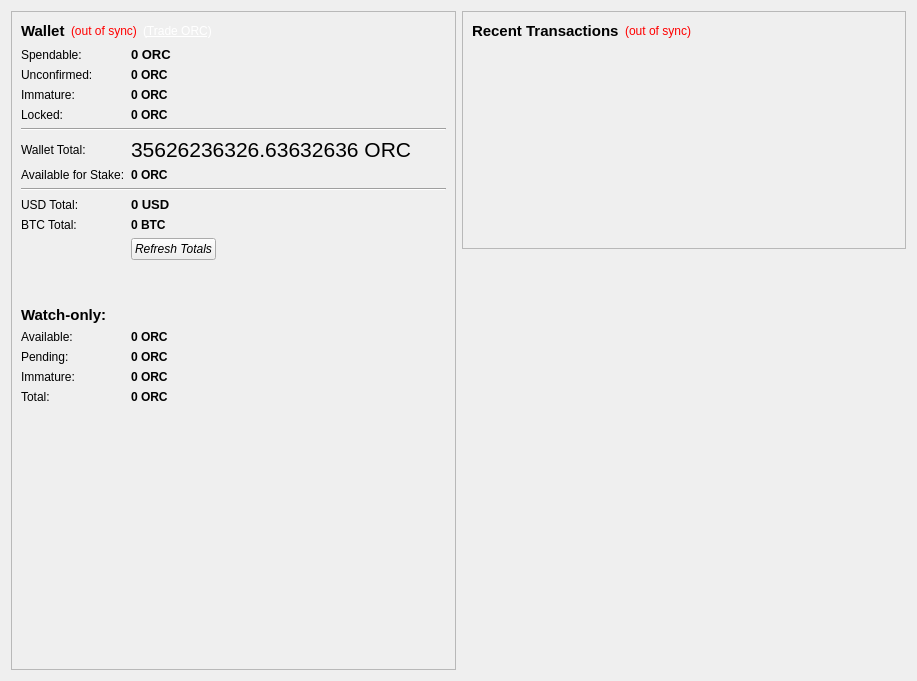
<?xml version="1.0" encoding="UTF-8"?>
<ui version="4.0">
 <class>OverviewPage</class>
 <widget class="QWidget" name="OverviewPage">
  <property name="geometry">
   <rect>
    <x>0</x>
    <y>0</y>
    <width>917</width>
    <height>681</height>
   </rect>
  </property>
  <property name="windowTitle">
   <string>Form</string>
  </property>
  <layout class="QHBoxLayout" name="horizontalLayout" stretch="1,1">
   <item>
    <layout class="QVBoxLayout" name="verticalLayout_2">
     <item>
      <widget class="QFrame" name="frame">
       <property name="frameShape">
        <enum>QFrame::StyledPanel</enum>
       </property>
       <property name="frameShadow">
        <enum>QFrame::Raised</enum>
       </property>
       <layout class="QGridLayout" name="gridLayout_2">
        <item row="0" column="0">
         <layout class="QHBoxLayout" name="horizontalLayout_4">
          <item>
           <widget class="QLabel" name="label_5">
            <property name="font">
             <font>
              <pointsize>11</pointsize>
              <weight>75</weight>
              <bold>true</bold>
             </font>
            </property>
            <property name="text">
             <string>Wallet</string>
            </property>
           </widget>
          </item>
          <item>
           <widget class="QLabel" name="labelWalletStatus">
            <property name="toolTip">
             <string>The displayed information may be out of date. Your wallet automatically synchronizes with the OrbitalCoin network after a connection is established, but this process has not completed yet.</string>
            </property>
            <property name="styleSheet">
             <string notr="true">QLabel { color: red; }</string>
            </property>
            <property name="text">
             <string notr="true">(out of sync)</string>
            </property>
            <property name="alignment">
             <set>Qt::AlignLeading|Qt::AlignLeft|Qt::AlignVCenter</set>
            </property>
           </widget>
          </item>
          <item>
           <widget class="QLabel" name="labelTradeLink">
            <property name="cursor">
             <cursorShape>PointingHandCursor</cursorShape>
            </property>
            <property name="text">
             <string>&lt;div style=&quot;color: #fff;&quot;&gt;(&lt;a href=&quot;https://www.cryptopia.co.nz/Exchange/?market=ORC_BTC&quot; style=&quot;color: #fff;&quot;&gt;Trade ORC&lt;/a&gt;)&lt;/div&gt;</string>
            </property>
            <property name="openExternalLinks">
             <bool>true</bool>
            </property>
           </widget>
          </item>
          <item>
           <spacer name="horizontalSpacer_2">
            <property name="orientation">
             <enum>Qt::Horizontal</enum>
            </property>
            <property name="sizeHint" stdset="0">
             <size>
              <width>40</width>
              <height>20</height>
             </size>
            </property>
           </spacer>
          </item>
         </layout>
        </item>
        <item row="1" column="0">
         <layout class="QGridLayout" name="gridLayout">
          <item row="7" column="0">
           <widget class="QLabel" name="labelStakeText">
            <property name="text">
             <string>Available for Stake:</string>
            </property>
           </widget>
          </item>
          <item row="7" column="1">
           <widget class="QLabel" name="labelStake">
            <property name="font">
             <font>
              <weight>75</weight>
              <bold>true</bold>
             </font>
            </property>
            <property name="cursor">
             <cursorShape>IBeamCursor</cursorShape>
            </property>
            <property name="toolTip">
             <string>Total of coins that was staked, and do not yet count toward the current balance</string>
            </property>
            <property name="text">
             <string notr="true">0 ORC</string>
            </property>
            <property name="textInteractionFlags">
             <set>Qt::LinksAccessibleByMouse|Qt::TextSelectableByKeyboard|Qt::TextSelectableByMouse</set>
            </property>
           </widget>
          </item>
          <item row="6" column="1">
           <widget class="QLabel" name="labelTotal">
            <property name="font">
             <font>
              <pointsize>16</pointsize>
              <weight>50</weight>
              <bold>false</bold>
             </font>
            </property>
            <property name="cursor">
             <cursorShape>IBeamCursor</cursorShape>
            </property>
            <property name="toolTip">
             <string>Your current total balance</string>
            </property>
            <property name="text">
             <string notr="true">35626236326.63632636 ORC</string>
            </property>
            <property name="textInteractionFlags">
             <set>Qt::LinksAccessibleByMouse|Qt::TextSelectableByKeyboard|Qt::TextSelectableByMouse</set>
            </property>
           </widget>
          </item>
          <item row="19" column="0">
           <widget class="QLabel" name="watch4">
            <property name="text">
             <string>Total:</string>
            </property>
           </widget>
          </item>
          <item row="19" column="1">
           <widget class="QLabel" name="labelWatchTotal">
            <property name="font">
             <font>
              <weight>75</weight>
              <bold>true</bold>
             </font>
            </property>
            <property name="cursor">
             <cursorShape>IBeamCursor</cursorShape>
            </property>
            <property name="toolTip">
             <string>Current total balance in watch-only addresses</string>
            </property>
            <property name="text">
             <string notr="true">0 ORC</string>
            </property>
            <property name="alignment">
             <set>Qt::AlignLeading|Qt::AlignLeft|Qt::AlignVCenter</set>
            </property>
            <property name="textInteractionFlags">
             <set>Qt::LinksAccessibleByMouse|Qt::TextSelectableByKeyboard|Qt::TextSelectableByMouse</set>
            </property>
           </widget>
          </item>
          <item row="18" column="1">
           <widget class="QLabel" name="labelWatchImmature">
            <property name="font">
             <font>
              <weight>75</weight>
              <bold>true</bold>
             </font>
            </property>
            <property name="cursor">
             <cursorShape>IBeamCursor</cursorShape>
            </property>
            <property name="toolTip">
             <string>Mined balance in watch-only addresses that has not yet matured</string>
            </property>
            <property name="text">
             <string notr="true">0 ORC</string>
            </property>
            <property name="alignment">
             <set>Qt::AlignLeading|Qt::AlignLeft|Qt::AlignVCenter</set>
            </property>
            <property name="textInteractionFlags">
             <set>Qt::LinksAccessibleByMouse|Qt::TextSelectableByKeyboard|Qt::TextSelectableByMouse</set>
            </property>
           </widget>
          </item>
          <item row="16" column="1">
           <widget class="QLabel" name="labelWatchAvailable">
            <property name="font">
             <font>
              <weight>75</weight>
              <bold>true</bold>
             </font>
            </property>
            <property name="cursor">
             <cursorShape>IBeamCursor</cursorShape>
            </property>
            <property name="toolTip">
             <string>Your current balance in watch-only addresses</string>
            </property>
            <property name="text">
             <string notr="true">0 ORC</string>
            </property>
            <property name="alignment">
             <set>Qt::AlignLeading|Qt::AlignLeft|Qt::AlignVCenter</set>
            </property>
            <property name="textInteractionFlags">
             <set>Qt::LinksAccessibleByMouse|Qt::TextSelectableByKeyboard|Qt::TextSelectableByMouse</set>
            </property>
           </widget>
          </item>
          <item row="5" column="0" colspan="3">
           <widget class="Line" name="line">
            <property name="sizePolicy">
             <sizepolicy hsizetype="Expanding" vsizetype="Fixed">
              <horstretch>0</horstretch>
              <verstretch>0</verstretch>
             </sizepolicy>
            </property>
            <property name="orientation">
             <enum>Qt::Horizontal</enum>
            </property>
           </widget>
          </item>
          <item row="11" column="0">
           <widget class="QLabel" name="btctotal">
            <property name="text">
             <string>BTC Total:</string>
            </property>
           </widget>
          </item>
          <item row="0" column="1" colspan="2">
           <widget class="QLabel" name="labelBalance">
            <property name="font">
             <font>
              <pointsize>10</pointsize>
              <weight>75</weight>
              <bold>true</bold>
             </font>
            </property>
            <property name="cursor">
             <cursorShape>IBeamCursor</cursorShape>
            </property>
            <property name="toolTip">
             <string>Your current spendable balance</string>
            </property>
            <property name="text">
             <string notr="true">0 ORC</string>
            </property>
            <property name="textInteractionFlags">
             <set>Qt::LinksAccessibleByMouse|Qt::TextSelectableByKeyboard|Qt::TextSelectableByMouse</set>
            </property>
           </widget>
          </item>
          <item row="10" column="1" colspan="2">
           <widget class="QLabel" name="labelUSDTotal">
            <property name="font">
             <font>
              <pointsize>10</pointsize>
              <weight>75</weight>
              <bold>true</bold>
             </font>
            </property>
            <property name="cursor">
             <cursorShape>IBeamCursor</cursorShape>
            </property>
            <property name="toolTip">
             <string>Your current total balance estimated in USD, Rate is not updated often</string>
            </property>
            <property name="text">
             <string>0 USD</string>
            </property>
            <property name="textInteractionFlags">
             <set>Qt::LinksAccessibleByMouse|Qt::TextSelectableByKeyboard|Qt::TextSelectableByMouse</set>
            </property>
           </widget>
          </item>
          <item row="14" column="0">
           <spacer name="verticalSpacer_3">
            <property name="orientation">
             <enum>Qt::Vertical</enum>
            </property>
            <property name="sizeType">
             <enum>QSizePolicy::Fixed</enum>
            </property>
            <property name="sizeHint" stdset="0">
             <size>
              <width>20</width>
              <height>40</height>
             </size>
            </property>
           </spacer>
          </item>
          <item row="17" column="0">
           <widget class="QLabel" name="watch2">
            <property name="text">
             <string>Pending:</string>
            </property>
           </widget>
          </item>
          <item row="3" column="1" colspan="2">
           <widget class="QLabel" name="labelImmature">
            <property name="font">
             <font>
              <weight>75</weight>
              <bold>true</bold>
             </font>
            </property>
            <property name="toolTip">
             <string>Balance from new stakes or coins that is not mature enough to be spent</string>
            </property>
            <property name="text">
             <string notr="true">0 ORC</string>
            </property>
            <property name="textInteractionFlags">
             <set>Qt::LinksAccessibleByMouse|Qt::TextSelectableByKeyboard|Qt::TextSelectableByMouse</set>
            </property>
           </widget>
          </item>
          <item row="2" column="1" colspan="2">
           <widget class="QLabel" name="labelUnconfirmed">
            <property name="font">
             <font>
              <weight>75</weight>
              <bold>true</bold>
             </font>
            </property>
            <property name="cursor">
             <cursorShape>IBeamCursor</cursorShape>
            </property>
            <property name="toolTip">
             <string>Total of transactions that have yet to be confirmed, and do not yet count toward the current balance</string>
            </property>
            <property name="text">
             <string notr="true">0 ORC</string>
            </property>
            <property name="textInteractionFlags">
             <set>Qt::LinksAccessibleByMouse|Qt::TextSelectableByKeyboard|Qt::TextSelectableByMouse</set>
            </property>
           </widget>
          </item>
          <item row="0" column="0">
           <widget class="QLabel" name="label">
            <property name="text">
             <string>Spendable:</string>
            </property>
           </widget>
          </item>
          <item row="10" column="0">
           <widget class="QLabel" name="usdtotal">
            <property name="text">
             <string>USD Total:</string>
            </property>
           </widget>
          </item>
          <item row="15" column="0" colspan="2">
           <widget class="QLabel" name="labelWatchonly">
            <property name="font">
             <font>
              <pointsize>11</pointsize>
              <weight>75</weight>
              <bold>true</bold>
             </font>
            </property>
            <property name="text">
             <string>Watch-only:</string>
            </property>
            <property name="alignment">
             <set>Qt::AlignLeading|Qt::AlignLeft|Qt::AlignVCenter</set>
            </property>
           </widget>
          </item>
          <item row="12" column="1" colspan="2">
           <widget class="QPushButton" name="refreshButton">
            <property name="sizePolicy">
             <sizepolicy hsizetype="Fixed" vsizetype="Fixed">
              <horstretch>0</horstretch>
              <verstretch>0</verstretch>
             </sizepolicy>
            </property>
            <property name="baseSize">
             <size>
              <width>0</width>
              <height>0</height>
             </size>
            </property>
            <property name="font">
             <font>
              <italic>true</italic>
             </font>
            </property>
            <property name="toolTip">
             <string>Refresh your USD and BTC estimated totals, forces price data from CMC.</string>
            </property>
            <property name="layoutDirection">
             <enum>Qt::LeftToRight</enum>
            </property>
            <property name="text">
             <string>Refresh Totals</string>
            </property>
            <property name="icon">
             <iconset resource="../bitcoin.qrc">
              <normaloff>:/icons/refresh</normaloff>:/icons/refresh</iconset>
            </property>
            <property name="autoDefault">
             <bool>false</bool>
            </property>
            <property name="default">
             <bool>false</bool>
            </property>
            <property name="flat">
             <bool>false</bool>
            </property>
           </widget>
          </item>
          <item row="3" column="0">
           <widget class="QLabel" name="labelImmatureText">
            <property name="text">
             <string>Immature:</string>
            </property>
           </widget>
          </item>
          <item row="11" column="1" colspan="2">
           <widget class="QLabel" name="labelBTCTotal">
            <property name="font">
             <font>
              <weight>75</weight>
              <bold>true</bold>
             </font>
            </property>
            <property name="cursor">
             <cursorShape>IBeamCursor</cursorShape>
            </property>
            <property name="toolTip">
             <string>Your current total balance estimated in BTC, Rate is not updated often</string>
            </property>
            <property name="text">
             <string>0 BTC</string>
            </property>
            <property name="textInteractionFlags">
             <set>Qt::LinksAccessibleByMouse|Qt::TextSelectableByKeyboard|Qt::TextSelectableByMouse</set>
            </property>
           </widget>
          </item>
          <item row="2" column="0">
           <widget class="QLabel" name="unconfirmedlabeltxt">
            <property name="text">
             <string>Unconfirmed:</string>
            </property>
           </widget>
          </item>
          <item row="6" column="0">
           <widget class="QLabel" name="labelTotalText">
            <property name="text">
             <string>Wallet Total:</string>
            </property>
           </widget>
          </item>
          <item row="16" column="0">
           <widget class="QLabel" name="watch1">
            <property name="text">
             <string>Available:</string>
            </property>
           </widget>
          </item>
          <item row="18" column="0">
           <widget class="QLabel" name="labelWatchImmatureText">
            <property name="text">
             <string>Immature:</string>
            </property>
           </widget>
          </item>
          <item row="4" column="0">
           <widget class="QLabel" name="labelLockedText">
            <property name="text">
             <string>Locked:</string>
            </property>
           </widget>
          </item>
          <item row="17" column="1">
           <widget class="QLabel" name="labelWatchPending">
            <property name="font">
             <font>
              <weight>75</weight>
              <bold>true</bold>
             </font>
            </property>
            <property name="cursor">
             <cursorShape>IBeamCursor</cursorShape>
            </property>
            <property name="toolTip">
             <string>Unconfirmed transactions to watch-only addresses</string>
            </property>
            <property name="text">
             <string notr="true">0 ORC</string>
            </property>
            <property name="alignment">
             <set>Qt::AlignLeading|Qt::AlignLeft|Qt::AlignVCenter</set>
            </property>
            <property name="textInteractionFlags">
             <set>Qt::LinksAccessibleByMouse|Qt::TextSelectableByKeyboard|Qt::TextSelectableByMouse</set>
            </property>
           </widget>
          </item>
          <item row="4" column="1" colspan="2">
           <widget class="QLabel" name="labelLocked">
            <property name="enabled">
             <bool>true</bool>
            </property>
            <property name="font">
             <font>
              <weight>75</weight>
              <bold>true</bold>
             </font>
            </property>
            <property name="toolTip">
             <string>Balance locked from usage, e.g. masternode collateral</string>
            </property>
            <property name="text">
             <string>0 ORC</string>
            </property>
            <property name="textInteractionFlags">
             <set>Qt::TextSelectableByKeyboard|Qt::TextSelectableByMouse</set>
            </property>
           </widget>
          </item>
          <item row="8" column="0" rowspan="2" colspan="3">
           <widget class="Line" name="line_2">
            <property name="sizePolicy">
             <sizepolicy hsizetype="Expanding" vsizetype="Fixed">
              <horstretch>0</horstretch>
              <verstretch>0</verstretch>
             </sizepolicy>
            </property>
            <property name="orientation">
             <enum>Qt::Horizontal</enum>
            </property>
           </widget>
          </item>
         </layout>
        </item>
        <item row="2" column="0">
         <spacer name="verticalSpacer">
          <property name="orientation">
           <enum>Qt::Vertical</enum>
          </property>
          <property name="sizeType">
           <enum>QSizePolicy::Expanding</enum>
          </property>
          <property name="sizeHint" stdset="0">
           <size>
            <width>20</width>
            <height>40</height>
           </size>
          </property>
         </spacer>
        </item>
       </layout>
      </widget>
     </item>
    </layout>
   </item>
   <item>
    <layout class="QVBoxLayout" name="verticalLayout_3">
     <item>
      <widget class="QFrame" name="frame_2">
       <property name="frameShape">
        <enum>QFrame::StyledPanel</enum>
       </property>
       <property name="frameShadow">
        <enum>QFrame::Raised</enum>
       </property>
       <layout class="QVBoxLayout" name="verticalLayout">
        <item>
         <layout class="QHBoxLayout" name="horizontalLayout_2">
          <item>
           <widget class="QLabel" name="label_4">
            <property name="font">
             <font>
              <pointsize>11</pointsize>
             </font>
            </property>
            <property name="text">
             <string>&lt;b&gt;Recent Transactions&lt;/b&gt;</string>
            </property>
           </widget>
          </item>
          <item>
           <widget class="QLabel" name="labelTransactionsStatus">
            <property name="toolTip">
             <string>The displayed information may be out of date. Your wallet automatically synchronizes with the OrbitalCoin network after a connection is established, but this process has not completed yet.</string>
            </property>
            <property name="styleSheet">
             <string notr="true">QLabel { color: red; }</string>
            </property>
            <property name="text">
             <string notr="true">(out of sync)</string>
            </property>
            <property name="alignment">
             <set>Qt::AlignRight|Qt::AlignTrailing|Qt::AlignVCenter</set>
            </property>
           </widget>
          </item>
          <item>
           <spacer name="horizontalSpacer">
            <property name="orientation">
             <enum>Qt::Horizontal</enum>
            </property>
            <property name="sizeHint" stdset="0">
             <size>
              <width>40</width>
              <height>20</height>
             </size>
            </property>
           </spacer>
          </item>
         </layout>
        </item>
        <item>
         <widget class="QListView" name="listTransactions">
          <property name="sizePolicy">
           <sizepolicy hsizetype="MinimumExpanding" vsizetype="Expanding">
            <horstretch>0</horstretch>
            <verstretch>0</verstretch>
           </sizepolicy>
          </property>
          <property name="styleSheet">
           <string notr="true">QListView { background: transparent; }</string>
          </property>
          <property name="frameShape">
           <enum>QFrame::NoFrame</enum>
          </property>
          <property name="verticalScrollBarPolicy">
           <enum>Qt::ScrollBarAlwaysOff</enum>
          </property>
          <property name="horizontalScrollBarPolicy">
           <enum>Qt::ScrollBarAlwaysOff</enum>
          </property>
          <property name="selectionMode">
           <enum>QAbstractItemView::NoSelection</enum>
          </property>
         </widget>
        </item>
       </layout>
      </widget>
     </item>
     <item>
      <spacer name="verticalSpacer_2">
       <property name="orientation">
        <enum>Qt::Vertical</enum>
       </property>
       <property name="sizeType">
        <enum>QSizePolicy::MinimumExpanding</enum>
       </property>
       <property name="sizeHint" stdset="0">
        <size>
         <width>20</width>
         <height>40</height>
        </size>
       </property>
      </spacer>
     </item>
     <item>
      <widget class="QLabel" name="logo">
       <property name="sizePolicy">
        <sizepolicy hsizetype="Expanding" vsizetype="Expanding">
         <horstretch>0</horstretch>
         <verstretch>0</verstretch>
        </sizepolicy>
       </property>
       <property name="baseSize">
        <size>
         <width>222</width>
         <height>128</height>
        </size>
       </property>
       <property name="layoutDirection">
        <enum>Qt::RightToLeft</enum>
       </property>
       <property name="autoFillBackground">
        <bool>false</bool>
       </property>
       <property name="text">
        <string/>
       </property>
       <property name="pixmap">
        <pixmap resource="../bitcoin.qrc">:/icons/orbitalcoin</pixmap>
       </property>
       <property name="scaledContents">
        <bool>false</bool>
       </property>
       <property name="alignment">
        <set>Qt::AlignCenter</set>
       </property>
       <property name="margin">
        <number>0</number>
       </property>
       <property name="indent">
        <number>-1</number>
       </property>
      </widget>
     </item>
    </layout>
   </item>
  </layout>
 </widget>
 <resources>
  <include location="../bitcoin.qrc"/>
 </resources>
 <connections/>
</ui>
